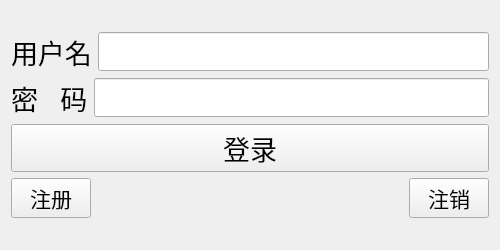
<?xml version="1.0" encoding="UTF-8"?>
<ui version="4.0">
 <class>TcpClient</class>
 <widget class="QWidget" name="TcpClient">
  <property name="geometry">
   <rect>
    <x>0</x>
    <y>0</y>
    <width>500</width>
    <height>250</height>
   </rect>
  </property>
  <property name="windowTitle">
   <string>TcpClient</string>
  </property>
  <layout class="QVBoxLayout" name="verticalLayout_2">
   <item>
    <layout class="QVBoxLayout" name="verticalLayout">
     <item>
      <layout class="QHBoxLayout" name="horizontalLayout_2">
       <item>
        <widget class="QLabel" name="name_lab">
         <property name="font">
          <font>
           <pointsize>20</pointsize>
          </font>
         </property>
         <property name="text">
          <string>用户名</string>
         </property>
        </widget>
       </item>
       <item>
        <widget class="QLineEdit" name="name_le">
         <property name="font">
          <font>
           <pointsize>20</pointsize>
          </font>
         </property>
        </widget>
       </item>
      </layout>
     </item>
     <item>
      <layout class="QHBoxLayout" name="horizontalLayout_3">
       <item>
        <widget class="QLabel" name="pwd_lab">
         <property name="font">
          <font>
           <pointsize>20</pointsize>
          </font>
         </property>
         <property name="text">
          <string>密   码</string>
         </property>
        </widget>
       </item>
       <item>
        <widget class="QLineEdit" name="pwd_le">
         <property name="font">
          <font>
           <pointsize>20</pointsize>
          </font>
         </property>
         <property name="echoMode">
          <enum>QLineEdit::Password</enum>
         </property>
        </widget>
       </item>
      </layout>
     </item>
     <item>
      <widget class="QPushButton" name="login_pb">
       <property name="font">
        <font>
         <pointsize>20</pointsize>
        </font>
       </property>
       <property name="text">
        <string>登录</string>
       </property>
      </widget>
     </item>
     <item>
      <layout class="QHBoxLayout" name="horizontalLayout">
       <item>
        <widget class="QPushButton" name="regist_pb">
         <property name="font">
          <font>
           <pointsize>16</pointsize>
          </font>
         </property>
         <property name="text">
          <string>注册</string>
         </property>
        </widget>
       </item>
       <item>
        <spacer name="horizontalSpacer">
         <property name="orientation">
          <enum>Qt::Horizontal</enum>
         </property>
         <property name="sizeHint" stdset="0">
          <size>
           <width>40</width>
           <height>20</height>
          </size>
         </property>
        </spacer>
       </item>
       <item>
        <widget class="QPushButton" name="cancel_pb">
         <property name="font">
          <font>
           <pointsize>16</pointsize>
          </font>
         </property>
         <property name="text">
          <string>注销</string>
         </property>
        </widget>
       </item>
      </layout>
     </item>
    </layout>
   </item>
  </layout>
 </widget>
 <resources/>
 <connections/>
</ui>
